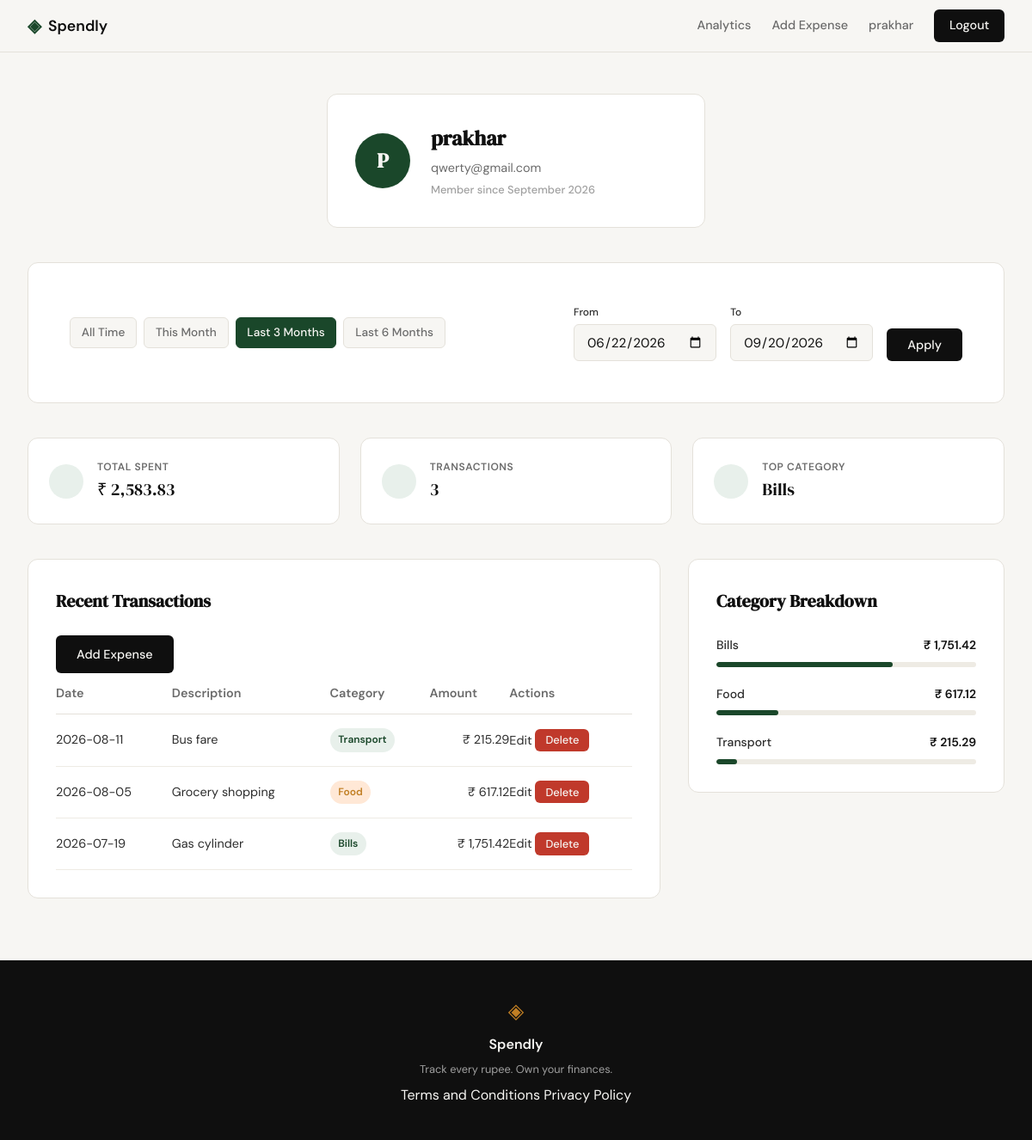
The app's page /profile?date_from=2026-06-22&date_to=2026-09-20 (signed in) with its own data.
### tables this page shows
CREATE TABLE users (
            id INTEGER PRIMARY KEY AUTOINCREMENT,
            name TEXT NOT NULL,
            email TEXT UNIQUE NOT NULL,
            password_hash TEXT NOT NULL,
            created_at TEXT DEFAULT CURRENT_TIMESTAMP
        );

CREATE TABLE expenses (
            id INTEGER PRIMARY KEY AUTOINCREMENT,
            user_id INTEGER NOT NULL,
            amount REAL NOT NULL,
            category TEXT NOT NULL,
            date TEXT NOT NULL,
            description TEXT,
            created_at TEXT DEFAULT CURRENT_TIMESTAMP,
            FOREIGN KEY (user_id) REFERENCES users (id)
        );

### app.py (the view)
@app.route("/profile")
def profile():
    user_id = session.get("user_id")
    if not user_id:
        return redirect(url_for("login"))
    user = get_user_by_id(user_id)
    if not user:
        flash("User not found", "error")
        return redirect(url_for("login"))
    date_from = request.args.get("date_from")
    date_to = request.args.get("date_to")
    valid_from, valid_to, active_filter, presets = get_date_filter_context(
        date_from, date_to
    )
    if active_filter == "error":
        flash("Start date must be before end date.", "error")
        valid_from, valid_to, active_filter = None, None, "all"
    stats = get_summary_stats(user_id, valid_from, valid_to)
    transactions = get_recent_transactions(
        user_id, date_from=valid_from, date_to=valid_to
    )
    categories = get_category_breakdown(user_id, valid_from, valid_to)
    return render_template(
        "profile.html",
        user=user,
        stats=stats,
        transactions=transactions,
        categories=categories,
        date_from=valid_from,
        date_to=valid_to,
        active_filter=active_filter,
        presets=presets,
    )

### app.py (called while the page is built)
def validate_date(date_str):
    if not date_str:
        return None
    try:
        return datetime.strptime(date_str, "%Y-%m-%d").strftime("%Y-%m-%d")
    except ValueError:
        return None

### database/db.py (called while the page is built)
def get_db():
    db = sqlite3.connect('spendly.db')
    db.row_factory = sqlite3.Row
    db.execute('PRAGMA foreign_keys = ON')
    return db

### database/queries.py (called while the page is built)
def get_user_by_id(user_id):
    db = get_db()
    try:
        cursor = db.execute(
            "SELECT name, email, created_at FROM users WHERE id = ?", (user_id,)
        )
        row = cursor.fetchone()
        if row:
            created_at = datetime.strptime(row["created_at"], "%Y-%m-%d %H:%M:%S")
            member_since = created_at.strftime("%B %Y")
            return {
                "name": row["name"],
                "email": row["email"],
                "member_since": member_since,
                "initials": (row["name"][0] if row["name"] else "U").upper(),
            }
        return None
    finally:
        db.close()

def apply_date_filter(query, params, date_from, date_to):
    if date_from and date_to:
        query += " AND date BETWEEN ? AND ?"
        params.extend([date_from, date_to])
    elif date_from:
        query += " AND date >= ?"
        params.append(date_from)
    elif date_to:
        query += " AND date <= ?"
        params.append(date_to)
    return query, params

def get_recent_transactions(user_id, limit=10, date_from=None, date_to=None):
    db = get_db()
    try:
        query = "SELECT id, date, description, category, amount FROM expenses WHERE user_id = ?"
        params = [user_id]
        query, params = apply_date_filter(query, params, date_from, date_to)
        query += " ORDER BY date DESC LIMIT ?"
        params.append(limit)
        cursor = db.execute(query, params)
        rows = cursor.fetchall()
        transactions = []
        for row in rows:
            transactions.append(
                {
                    "id": row["id"],
                    "date": row["date"],
                    "description": row["description"],
                    "category": row["category"],
                    "amount": f"₹ {row['amount']:,.2f}",
                }
            )
        return transactions
    finally:
        db.close()

### templates/profile.html (shortened to what this page needs)
{% extends "base.html" %}
{% block head %}
<link rel="stylesheet" href="{{ url_for('static', filename='css/profile.css') }}">
{% endblock %}
{% block content %}
<div class="profile-container">
    <section class="user-header">
        <div class="auth-card profile-card">
            <div class="profile-card-inner">
                <div class="avatar">{{ user.initials }}</div>
                <div class="profile-details">
                    <h1>{{ user.name }}</h1>
                    <p class="text-muted">{{ user.email }}</p>
                    <p class="member-since">Member since {{ user.member_since }}</p>
                </div>
            </div>
        </div>
    </section>
    <section class="filter-bar">
        <div class="auth-card">
            <div class="filter-container">
                <div class="filter-presets">
                    <a href="{{ url_for('profile') }}"
                       class="filter-btn {{ 'active' if active_filter == 'all' }}">
                       All Time
                    </a>
                    {% for key, range in presets.items() %}
                    <a href="{{ url_for('profile', date_from=range.from, date_to=range.to) }}"
                       class="filter-btn {{ 'active' if active_filter == key }}">
                       {{ key.replace('-', ' ').title() }}
                    </a>
                    {% endfor %}
                </div>
                <form method="GET" action="{{ url_for('profile') }}" class="filter-custom">
                    <div class="form-group">
                        <label for="date_from">From</label>
                        <input type="date" id="date_from" name="date_from"
                               value="{{ date_from or '' }}" class="form-input">
                    </div>
                    <div class="form-group">
                        <label for="date_to">To</label>
                        <input type="date" id="date_to" name="date_to"
                               value="{{ date_to or '' }}" class="form-input">
                    </div>
                    <button type="submit" class="btn-primary">Apply</button>
                </form>
            </div>
        </div>
    </section>
    <section class="stats-grid">
        <div class="stat-card">
            <i data-lucide="indian-rupee" class="stat-icon"></i>
            <div class="stat-info">
                <span class="stat-label">Total Spent</span>
                <span class="stat-value">{{ stats.total_spent }}</span>
            </div>
        </div>
        <div class="stat-card">
            <i data-lucide="list" class="stat-icon"></i>
            <div class="stat-info">
                <span class="stat-label">Transactions</span>
                <span class="stat-value">{{ stats.transaction_count }}</span>
            </div>
        </div>
        <div class="stat-card">
            <i data-lucide="pie-chart" class="stat-icon"></i>
            <div class="stat-info">
                <span class="stat-label">Top Category</span>
                <span class="stat-value">{{ stats.top_category }}</span>
            </div>
        </div>
    </section>
    <div class="profile-main-grid">
        <section class="history-section">
            <div class="auth-card">
                <div class="section-header">
                    <h2 class="section-title">Recent Transactions</h2>
                    <a href="{{ url_for('add_expense') }}" class="btn-primary">Add Expense</a>
                </div>
                <table class="profile-table">
                    <thead>
                        <tr>
                            <th>Date</th>
                            <th>Description</th>
                            <th>Category</th>
                            <th class="text-right">Amount</th>
                            <th class="text-center">Actions</th>
                        </tr>
                    </thead>
                    <tbody>
                        {% for tx in transactions %}
                        <tr>
                            <td>{{ tx.date }}</td>
                            <td>{{ tx.description }}</td>
                            <td>
                                <span class="category-badge badge-{{ tx.category.lower() }}">
                                    {{ tx.category }}
                                </span>
                            </td>
                            <td class="text-right">{{ tx.amount }}</td>
                            <td class="text-center">
                                <a href="{{ url_for('edit_expense', id=tx['id']) }}" class="btn-edit">Edit</a>
                                <form method="POST" action="{{ url_for('delete_expense_route', id=tx['id']) }}" style="display:inline"
                                      onsubmit="return confirm('Delete this expense?')">
                                    <button type="submit" class="btn-delete">Delete</button>
                                </form>
                            </td>
                        </tr>
                        {% endfor %}
                    </tbody>
                </table>
            </div>
        </section>
        <section class="breakdown-section">
            <div class="auth-card">
                <h2 class="section-title">Category Breakdown</h2>
                <div class="category-list">
                    {% for cat in categories %}
                    <div class="category-item">
                        <div class="category-meta">
                            <span class="category-name">{{ cat.name }}</span>
                            <span class="category-amount">{{ cat.total }}</span>
                        </div>
                        <div class="category-bar-container">
                            <div class="category-bar" style="width: {{ cat.percentage }}%"></div>
                        </div>
                    </div>
                    {% endfor %}
                </div>
            </div>
        </section>
    </div>
</div>
{% endblock %}

### templates/base.html (shortened to what this page needs)
<!DOCTYPE html>
<html lang="en">
<head>
    <link rel="stylesheet" href="{{ url_for('static', filename='css/style.css') }}">
    {% block head %}{% endblock %}
</head>
<body>
    <nav class="navbar">
        <div class="nav-inner">
            <a href="{{ url_for('landing') }}" class="nav-brand">
                <span class="brand-icon">◈</span>
                <span class="brand-name">Spendly</span>
            </a>
            <div class="nav-links">
                {% if session.user_id %}
                    <a href="{{ url_for('analytics') }}" class="{% if request.endpoint == 'analytics' %}active{% endif %}">Analytics</a>
                    <a href="{{ url_for('add_expense') }}" class="{% if request.endpoint == 'add_expense' %}active{% endif %}">Add Expense</a>
                    <a href="{{ url_for('profile') }}" class="nav-user">{{ session.user_name }}</a>
                    <a href="{{ url_for('logout') }}" class="nav-cta">Logout</a>
                {% else %}
                    <a href="{{ url_for('login') }}">Sign in</a>
                    <a href="{{ url_for('register') }}" class="nav-cta">Get started</a>
                {% endif %}
            </div>
        </div>
    </nav>
    <main class="main-content">
        {% block content %}{% endblock %}
    </main>
    <footer class="footer">
        <div class="footer-inner">
            <span class="brand-icon">◈</span><span class="footer-name">Spendly</span>
            <p class="footer-copy">Track every rupee. Own your finances.</p>
            <p class="footer-links">
                <a href="{{ url_for('terms') }}">Terms and Conditions</a>
                <a href="{{ url_for('privacy') }}">Privacy Policy</a>
            </p>
        </div>
    </footer>
</body>
</html>

### static/css/profile.css (style rules this page uses)
.filter-bar { margin-bottom: 2.5rem; }
.filter-container { display: flex; align-items: center; justify-content: space-between; gap: 2rem; padding: 1rem; }
.filter-presets { display: flex; gap: 0.5rem; flex-wrap: wrap; }
.filter-btn { padding: 0.4rem 0.8rem; font-size: 0.85rem; font-weight: 500; color: var(--ink-muted); background: var(--paper); border: 1px solid var(--border); border-radius: var(--radius-sm); transition: all 0.2s; }
.filter-btn.active { background: var(--accent); color: var(--paper); border-color: var(--accent); }
.filter-custom { display: flex; align-items: flex-end; gap: 1rem; }
.filter-custom .form-group { margin-bottom: 0; }
.filter-custom label { font-size: 0.75rem; margin-bottom: 0.25rem; }

### records on screen
users: user_name "prakhar", name "prakhar", email "qwerty@gmail.com"
expenses: date "2026-08-11", description "Bus fare", category "Transport", amount "₹ 215.29"
expenses: date "2026-08-05", description "Grocery shopping", category "Food", amount "₹ 617.12"
expenses: date "2026-07-19", description "Gas cylinder", category "Bills", amount "₹ 1,751.42"

### other values on screen
{{ user.initials }} "P"
{{ user.member_since }} "September 2026"
{{ key.replace('-', ' ').title() }} "This Month" "Last 3 Months" "Last 6 Months"
{{ stats.total_spent }} "₹ 2,583.83"
{{ stats.transaction_count }} "3"
{{ stats.top_category }} "Bills"
{{ cat.name }} "Bills" "Food" "Transport"
{{ cat.total }} "₹ 1,751.42" "₹ 617.12" "₹ 215.29"
